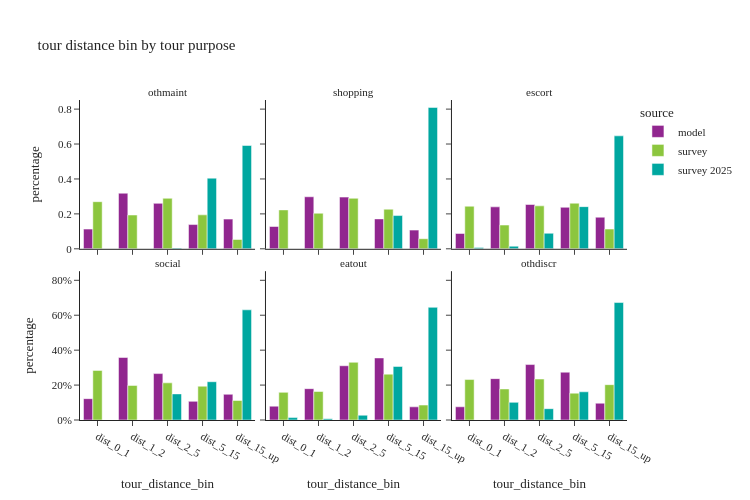

The cell this chart's notebook holds for it:
### Markdown cell above
## non-mantatory tour distance by purpose

### Code cell
util.plot_share_facetbar(non_m_tour_data, 'tour_weight', share_col="tour_distance_bin", title="tour distance bin by tour purpose", 
                            facet_col="tour_type", facet_col_wrap=3, height=500, orientation='v')

### Figure 1 — Plotly figure (JSON) as saved in the notebook; plotly's stock layout.template omitted (floating-point values rounded to 4 significant figures)
{"data": [{"alignmentgroup": "True", "customdata": [[46560], [131444], [107476], [57325], [70210]], "hovertemplate": "source=model<br>tour_type=othmaint<br>tour_distance_bin=%{x}<br>percentage=%{y}<br>sample_size=%{customdata[0]}<extra></extra>", "legendgroup": "model", "marker": {"color": "#91268F", "pattern": {"shape": ""}}, "name": "model", "offsetgroup": "model", "orientation": "v", "showlegend": true, "textposition": "auto", "type": "bar", "x": ["dist_0_1", "dist_1_2", "dist_2_5", "dist_5_15", "dist_15_up"], "xaxis": "x4", "y": [0.1127, 0.3183, 0.2602, 0.1388, 0.17], "yaxis": "y4"}, {"alignmentgroup": "True", "customdata": [[99313], [231805], [230342], [133221], [83214]], "hovertemplate": "source=model<br>tour_type=shopping<br>tour_distance_bin=%{x}<br>percentage=%{y}<br>sample_size=%{customdata[0]}<extra></extra>", "legendgroup": "model", "marker": {"color": "#91268F", "pattern": {"shape": ""}}, "name": "model", "offsetgroup": "model", "orientation": "v", "showlegend": false, "textposition": "auto", "type": "bar", "x": ["dist_0_1", "dist_1_2", "dist_2_5", "dist_5_15", "dist_15_up"], "xaxis": "x5", "y": [0.1277, 0.298, 0.2961, 0.1713, 0.107], "yaxis": "y5"}, {"alignmentgroup": "True", "customdata": [[48387], [132580], [140011], [131156], [99786]], "hovertemplate": "source=model<br>tour_type=escort<br>tour_distance_bin=%{x}<br>percentage=%{y}<br>sample_size=%{customdata[0]}<extra></extra>", "legendgroup": "model", "marker": {"color": "#91268F", "pattern": {"shape": ""}}, "name": "model", "offsetgroup": "model", "orientation": "v", "showlegend": false, "textposition": "auto", "type": "bar", "x": ["dist_0_1", "dist_1_2", "dist_2_5", "dist_5_15", "dist_15_up"], "xaxis": "x6", "y": [0.08767, 0.2402, 0.2537, 0.2376, 0.1808], "yaxis": "y6"}, {"alignmentgroup": "True", "customdata": [[20423], [59822], [44425], [17841], [24599]], "hovertemplate": "source=model<br>tour_type=social<br>tour_distance_bin=%{x}<br>percentage=%{y}<br>sample_size=%{customdata[0]}<extra></extra>", "legendgroup": "model", "marker": {"color": "#91268F", "pattern": {"shape": ""}}, "name": "model", "offsetgroup": "model", "orientation": "v", "showlegend": false, "textposition": "auto", "type": "bar", "x": ["dist_0_1", "dist_1_2", "dist_2_5", "dist_5_15", "dist_15_up"], "xaxis": "x", "y": [0.1222, 0.358, 0.2658, 0.1068, 0.1472], "yaxis": "y"}, {"alignmentgroup": "True", "customdata": [[23348], [52923], [91621], [104820], [22202]], "hovertemplate": "source=model<br>tour_type=eatout<br>tour_distance_bin=%{x}<br>percentage=%{y}<br>sample_size=%{customdata[0]}<extra></extra>", "legendgroup": "model", "marker": {"color": "#91268F", "pattern": {"shape": ""}}, "name": "model", "offsetgroup": "model", "orientation": "v", "showlegend": false, "textposition": "auto", "type": "bar", "x": ["dist_0_1", "dist_1_2", "dist_2_5", "dist_5_15", "dist_15_up"], "xaxis": "x2", "y": [0.07917, 0.1795, 0.3107, 0.3554, 0.07528], "yaxis": "y2"}, {"alignmentgroup": "True", "customdata": [[47631], [149142], [199868], [172302], [60472]], "hovertemplate": "source=model<br>tour_type=othdiscr<br>tour_distance_bin=%{x}<br>percentage=%{y}<br>sample_size=%{customdata[0]}<extra></extra>", "legendgroup": "model", "marker": {"color": "#91268F", "pattern": {"shape": ""}}, "name": "model", "offsetgroup": "model", "orientation": "v", "showlegend": false, "textposition": "auto", "type": "bar", "x": ["dist_0_1", "dist_1_2", "dist_2_5", "dist_5_15", "dist_15_up"], "xaxis": "x3", "y": [0.07568, 0.237, 0.3175, 0.2737, 0.09608], "yaxis": "y3"}, {"alignmentgroup": "True", "customdata": [[217], [142], [193], [175], [61]], "hovertemplate": "source=survey<br>tour_type=othmaint<br>tour_distance_bin=%{x}<br>percentage=%{y}<br>sample_size=%{customdata[0]}<extra></extra>", "legendgroup": "survey", "marker": {"color": "#8CC63E", "pattern": {"shape": ""}}, "name": "survey", "offsetgroup": "survey", "orientation": "v", "showlegend": true, "textposition": "auto", "type": "bar", "x": ["dist_0_1", "dist_1_2", "dist_2_5", "dist_5_15", "dist_15_up"], "xaxis": "x4", "y": [0.2698, 0.1934, 0.2892, 0.1944, 0.05325], "yaxis": "y4"}, {"alignmentgroup": "True", "customdata": [[364], [254], [331], [293], [115]], "hovertemplate": "source=survey<br>tour_type=shopping<br>tour_distance_bin=%{x}<br>percentage=%{y}<br>sample_size=%{customdata[0]}<extra></extra>", "legendgroup": "survey", "marker": {"color": "#8CC63E", "pattern": {"shape": ""}}, "name": "survey", "offsetgroup": "survey", "orientation": "v", "showlegend": false, "textposition": "auto", "type": "bar", "x": ["dist_0_1", "dist_1_2", "dist_2_5", "dist_5_15", "dist_15_up"], "xaxis": "x5", "y": [0.2228, 0.2037, 0.2891, 0.2267, 0.05772], "yaxis": "y5"}, {"alignmentgroup": "True", "customdata": [[244], [154], [175], [204], [82]], "hovertemplate": "source=survey<br>tour_type=escort<br>tour_distance_bin=%{x}<br>percentage=%{y}<br>sample_size=%{customdata[0]}<extra></extra>", "legendgroup": "survey", "marker": {"color": "#8CC63E", "pattern": {"shape": ""}}, "name": "survey", "offsetgroup": "survey", "orientation": "v", "showlegend": false, "textposition": "auto", "type": "bar", "x": ["dist_0_1", "dist_1_2", "dist_2_5", "dist_5_15", "dist_15_up"], "xaxis": "x6", "y": [0.2439, 0.136, 0.2459, 0.2612, 0.113], "yaxis": "y6"}, {"alignmentgroup": "True", "customdata": [[780], [459], [644], [568], [255]], "hovertemplate": "source=survey<br>tour_type=social<br>tour_distance_bin=%{x}<br>percentage=%{y}<br>sample_size=%{customdata[0]}<extra></extra>", "legendgroup": "survey", "marker": {"color": "#8CC63E", "pattern": {"shape": ""}}, "name": "survey", "offsetgroup": "survey", "orientation": "v", "showlegend": false, "textposition": "auto", "type": "bar", "x": ["dist_0_1", "dist_1_2", "dist_2_5", "dist_5_15", "dist_15_up"], "xaxis": "x", "y": [0.284, 0.1979, 0.2128, 0.1937, 0.1117], "yaxis": "y"}, {"alignmentgroup": "True", "customdata": [[165], [123], [184], [158], [69]], "hovertemplate": "source=survey<br>tour_type=eatout<br>tour_distance_bin=%{x}<br>percentage=%{y}<br>sample_size=%{customdata[0]}<extra></extra>", "legendgroup": "survey", "marker": {"color": "#8CC63E", "pattern": {"shape": ""}}, "name": "survey", "offsetgroup": "survey", "orientation": "v", "showlegend": false, "textposition": "auto", "type": "bar", "x": ["dist_0_1", "dist_1_2", "dist_2_5", "dist_5_15", "dist_15_up"], "xaxis": "x2", "y": [0.1583, 0.1632, 0.3304, 0.2627, 0.0855], "yaxis": "y2"}, {"alignmentgroup": "True", "customdata": [[42], [28], [37], [35], [23]], "hovertemplate": "source=survey<br>tour_type=othdiscr<br>tour_distance_bin=%{x}<br>percentage=%{y}<br>sample_size=%{customdata[0]}<extra></extra>", "legendgroup": "survey", "marker": {"color": "#8CC63E", "pattern": {"shape": ""}}, "name": "survey", "offsetgroup": "survey", "orientation": "v", "showlegend": false, "textposition": "auto", "type": "bar", "x": ["dist_0_1", "dist_1_2", "dist_2_5", "dist_5_15", "dist_15_up"], "xaxis": "x3", "y": [0.2317, 0.1778, 0.2345, 0.1537, 0.2024], "yaxis": "y3"}, {"alignmentgroup": "True", "customdata": [[1], [10], [12]], "hovertemplate": "source=survey 2025<br>tour_type=othmaint<br>tour_distance_bin=%{x}<br>percentage=%{y}<br>sample_size=%{customdata[0]}<extra></extra>", "legendgroup": "survey 2025", "marker": {"color": "#00A7A0", "pattern": {"shape": ""}}, "name": "survey 2025", "offsetgroup": "survey 2025", "orientation": "v", "showlegend": true, "textposition": "auto", "type": "bar", "x": ["dist_2_5", "dist_5_15", "dist_15_up"], "xaxis": "x4", "y": [0.003888, 0.4045, 0.5916], "yaxis": "y4"}, {"alignmentgroup": "True", "customdata": [[6], [6]], "hovertemplate": "source=survey 2025<br>tour_type=shopping<br>tour_distance_bin=%{x}<br>percentage=%{y}<br>sample_size=%{customdata[0]}<extra></extra>", "legendgroup": "survey 2025", "marker": {"color": "#00A7A0", "pattern": {"shape": ""}}, "name": "survey 2025", "offsetgroup": "survey 2025", "orientation": "v", "showlegend": false, "textposition": "auto", "type": "bar", "x": ["dist_5_15", "dist_15_up"], "xaxis": "x5", "y": [0.1904, 0.8096], "yaxis": "y5"}, {"alignmentgroup": "True", "customdata": [[1], [3], [6], [29], [57]], "hovertemplate": "source=survey 2025<br>tour_type=escort<br>tour_distance_bin=%{x}<br>percentage=%{y}<br>sample_size=%{customdata[0]}<extra></extra>", "legendgroup": "survey 2025", "marker": {"color": "#00A7A0", "pattern": {"shape": ""}}, "name": "survey 2025", "offsetgroup": "survey 2025", "orientation": "v", "showlegend": false, "textposition": "auto", "type": "bar", "x": ["dist_0_1", "dist_1_2", "dist_2_5", "dist_5_15", "dist_15_up"], "xaxis": "x6", "y": [0.007794, 0.01497, 0.08889, 0.2415, 0.6468], "yaxis": "y6"}, {"alignmentgroup": "True", "customdata": [[1], [10], [30], [44]], "hovertemplate": "source=survey 2025<br>tour_type=social<br>tour_distance_bin=%{x}<br>percentage=%{y}<br>sample_size=%{customdata[0]}<extra></extra>", "legendgroup": "survey 2025", "marker": {"color": "#00A7A0", "pattern": {"shape": ""}}, "name": "survey 2025", "offsetgroup": "survey 2025", "orientation": "v", "showlegend": false, "textposition": "auto", "type": "bar", "x": ["dist_1_2", "dist_2_5", "dist_5_15", "dist_15_up"], "xaxis": "x", "y": [0.0004602, 0.1495, 0.2192, 0.6309], "yaxis": "y"}, {"alignmentgroup": "True", "customdata": [[3], [2], [4], [32], [65]], "hovertemplate": "source=survey 2025<br>tour_type=eatout<br>tour_distance_bin=%{x}<br>percentage=%{y}<br>sample_size=%{customdata[0]}<extra></extra>", "legendgroup": "survey 2025", "marker": {"color": "#00A7A0", "pattern": {"shape": ""}}, "name": "survey 2025", "offsetgroup": "survey 2025", "orientation": "v", "showlegend": false, "textposition": "auto", "type": "bar", "x": ["dist_0_1", "dist_1_2", "dist_2_5", "dist_5_15", "dist_15_up"], "xaxis": "x2", "y": [0.01379, 0.007002, 0.02725, 0.3067, 0.6452], "yaxis": "y2"}, {"alignmentgroup": "True", "customdata": [[2], [3], [4], [11]], "hovertemplate": "source=survey 2025<br>tour_type=othdiscr<br>tour_distance_bin=%{x}<br>percentage=%{y}<br>sample_size=%{customdata[0]}<extra></extra>", "legendgroup": "survey 2025", "marker": {"color": "#00A7A0", "pattern": {"shape": ""}}, "name": "survey 2025", "offsetgroup": "survey 2025", "orientation": "v", "showlegend": false, "textposition": "auto", "type": "bar", "x": ["dist_1_2", "dist_2_5", "dist_5_15", "dist_15_up"], "xaxis": "x3", "y": [0.101, 0.06483, 0.1615, 0.6727], "yaxis": "y3"}], "layout": {"annotations": [{"font": {}, "showarrow": false, "text": "social", "x": 0.16, "xanchor": "center", "xref": "paper", "y": 0.465, "yanchor": "bottom", "yref": "paper"}, {"font": {}, "showarrow": false, "text": "eatout", "x": 0.5, "xanchor": "center", "xref": "paper", "y": 0.465, "yanchor": "bottom", "yref": "paper"}, {"font": {}, "showarrow": false, "text": "othdiscr", "x": 0.84, "xanchor": "center", "xref": "paper", "y": 0.465, "yanchor": "bottom", "yref": "paper"}, {"font": {}, "showarrow": false, "text": "othmaint", "x": 0.16, "xanchor": "center", "xref": "paper", "y": 1.0, "yanchor": "bottom", "yref": "paper"}, {"font": {}, "showarrow": false, "text": "shopping", "x": 0.5, "xanchor": "center", "xref": "paper", "y": 1.0, "yanchor": "bottom", "yref": "paper"}, {"font": {}, "showarrow": false, "text": "escort", "x": 0.84, "xanchor": "center", "xref": "paper", "y": 1.0, "yanchor": "bottom", "yref": "paper"}], "barmode": "group", "height": 500, "legend": {"title": {"text": "source"}, "tracegroupgap": 0}, "title": {"text": "tour distance bin by tour purpose"}, "width": 750, "xaxis": {"anchor": "y", "domain": [0.0, 0.32], "title": {"text": "tour_distance_bin"}}, "xaxis2": {"anchor": "y2", "domain": [0.34, 0.66], "matches": "x", "title": {"text": "tour_distance_bin"}}, "xaxis3": {"anchor": "y3", "domain": [0.68, 1.0], "matches": "x", "title": {"text": "tour_distance_bin"}}, "xaxis4": {"anchor": "y4", "domain": [0.0, 0.32], "matches": "x", "showticklabels": false}, "xaxis5": {"anchor": "y5", "domain": [0.34, 0.66], "matches": "x", "showticklabels": false}, "xaxis6": {"anchor": "y6", "domain": [0.68, 1.0], "matches": "x", "showticklabels": false}, "yaxis": {"anchor": "x", "domain": [0.0, 0.465], "tickformat": ".0%", "title": {"text": "percentage"}}, "yaxis2": {"anchor": "x2", "domain": [0.0, 0.465], "matches": "y", "showticklabels": false, "tickformat": ".0%"}, "yaxis3": {"anchor": "x3", "domain": [0.0, 0.465], "matches": "y", "showticklabels": false}, "yaxis4": {"anchor": "x4", "domain": [0.535, 1.0], "matches": "y", "title": {"text": "percentage"}}, "yaxis5": {"anchor": "x5", "domain": [0.535, 1.0], "matches": "y", "showticklabels": false}, "yaxis6": {"anchor": "x6", "domain": [0.535, 1.0], "matches": "y", "showticklabels": false}}}
